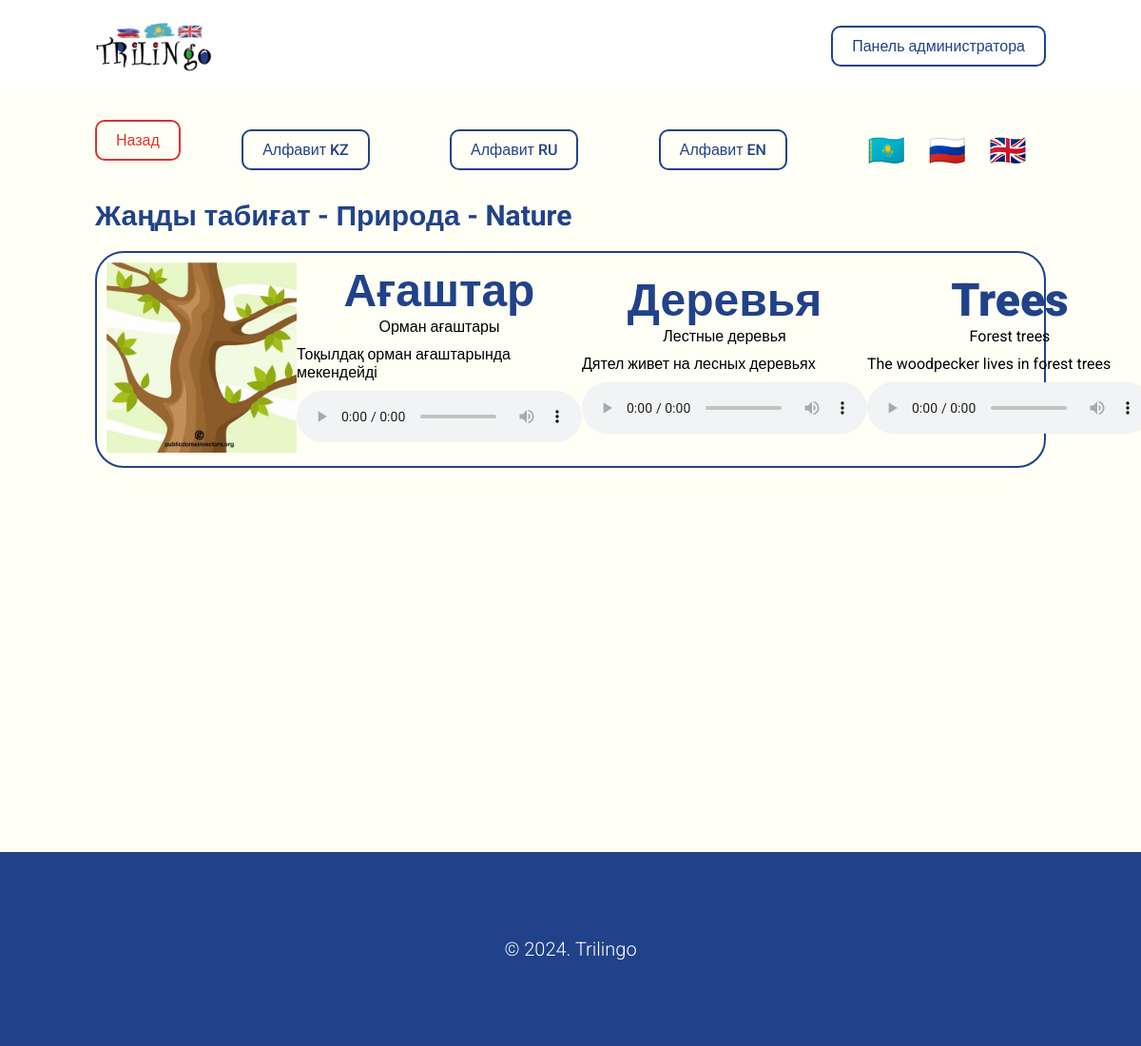
The app's page /theme/detail/zhadyi-tabiat/ with its own data.
### trilingo_app/models.py (models this page shows, shortened)
class Theme(models.Model):
    working_class = models.ForeignKey(WorkingClass, on_delete=models.CASCADE, verbose_name="Выберите класс", default="")
    word_kz = models.CharField("Название темы на казахском", max_length=35, default="")
    word_ru = models.CharField("Название темы на русском", max_length=35, default="")
    word_en = models.CharField("Название темы на английском", max_length=35, default="")
    slug = models.SlugField(unique=True, blank=True, editable=False)
    class Meta:
        verbose_name = "Тема"
        verbose_name_plural = "Темы"

class Words(models.Model):
    theme = models.ForeignKey(Theme, on_delete=models.CASCADE, verbose_name="Тема")
    word_kz = models.ForeignKey(WordInKz, on_delete=models.CASCADE, verbose_name="Слово на казахском")
    word_ru = models.ForeignKey(WordInRu, on_delete=models.CASCADE, verbose_name="Слово на русском")
    word_en = models.ForeignKey(WordInEn, on_delete=models.CASCADE, verbose_name="Слово на английском")
    image = models.ImageField("Изображение", upload_to="words/")
    class Meta:
        verbose_name = "Слово"
        verbose_name_plural = "Слова"

class WordInKz(models.Model):
    alphabet = models.ForeignKey(KazakhAlphabet, on_delete=models.CASCADE, verbose_name="Буква на казахском")
    word = models.CharField("Название слова", max_length=90)
    subword = models.CharField("Дополнительно", max_length=160)
    description = models.TextField("Описание")
    voice = models.FileField("Произношение", upload_to="voices/kz/")
    class Meta:
        verbose_name = "Слово на казахском"
        verbose_name_plural = "Слова на казахском"

class WordInRu(models.Model):
    alphabet = models.ForeignKey(RussianAlphabet, on_delete=models.CASCADE, verbose_name="Буква на русском")
    word = models.CharField("Название слова", max_length=90)
    subword = models.CharField("Дополнительно", max_length=160)
    description = models.TextField("Описание")
    voice = models.FileField("Произношение", upload_to="voices/ru/")
    class Meta:
        verbose_name = "Слово на русском"
        verbose_name_plural = "Слова на русском"

class WordInEn(models.Model):
    alphabet = models.ForeignKey(EnglishAlphabet, on_delete=models.CASCADE, verbose_name="Буква на английском")
    word = models.CharField("Название слова", max_length=90)
    transcript = models.CharField("Транскрипт (необязательное поле)", max_length=160, null=True, blank=True)
    subword = models.CharField("Дополнительно", max_length=160)
    description = models.TextField("Описание")
    voice = models.FileField("Произношение", upload_to="voices/en/")
    class Meta:
        verbose_name = "Слово на английском"
        verbose_name_plural = "Слова на английском"

### trilingo_app/views.py (the view)
# urls.py: path('theme/detail/<slug:slug>/', views.theme_detail_page, name='theme_detail_page'),
def theme_detail_page(request, slug):
    theme = get_object_or_404(Theme, slug=slug)
    words = Words.objects.filter(theme=theme)
    context = {
        'theme': theme,
        'words': words
    }
    return render(request, "./theme-detail.html", context)

### trilingo_app/templates/theme-detail.html (shortened to what this page needs)
{% extends './base.html' %}
{% block content %}
<section class="block">
    <div class="container">
        <div class="d-flex align-items-center space-between" style="margin-bottom: 20px;">
            <a href="{% url 'themes_page' slug=theme.working_class.slug %}" class="button-danger">Назад</a>
            <a href="{% url 'alphabets_kz_page' %}" class="button-primary">Алфавит KZ</a>
            <a href="{% url 'alphabets_ru_page' %}" class="button-primary">Алфавит RU</a>
            <a href="{% url 'alphabets_en_page' %}" class="button-primary">Алфавит EN</a>
            <ul class="langs-nav">
                <li class="langs-nav-item">
                    <a href="#" class="emoji-sm">🇰🇿</a>
                </li>
                <li class="langs-nav-item">
                    <a href="#" class="emoji-sm">🇷🇺</a>
                </li>
                <li class="langs-nav-item">
                    <a href="#" class="emoji-sm">🇬🇧</a>
                </li>
            </ul>
        </div>
        <h1 class="title">{{ theme.word_kz }} - {{ theme.word_ru }} - {{ theme.word_en }}</h1>
        <div class="theme-detail-row">
            {% for word in words %}
            <div class="theme-detail-col">
                <div class="letters-full-data">
                    <div class="letter-img">
                        <img src="{{ word.image.url }}" alt="{{ word.theme.word_kz }} - {{ word.theme.word_ru }} - {{ word.theme.word_en }}">
                    </div>
                    <div class="letter-theme-detail">
                        <div class="letter" id="kz">{{ word.word_kz.word }}</div>
                        <div class="subletter">{{ word.word_kz.subword }}</div>
                        <div class="description">{{ word.word_kz.description }}</div>
                        <div class="audio">
                            <audio controls>
                                <source src="{{ word.word_kz.voice.url }}" type="audio/mpeg" />
                            </audio>
                        </div>
                    </div>
                    <div class="letter-theme-detail">
                        <div class="letter" id="ru">{{ word.word_ru.word }}</div>
                        <div class="subletter">{{ word.word_ru.subword }}</div>
                        <div class="description">{{ word.word_ru.description }}</div>
                        <div class="audio">
                            <audio controls>
                                <source src="{{ word.word_ru.voice.url }}" type="audio/mpeg" />
                            </audio>
                        </div>
                    </div>
                    <div class="letter-theme-detail">
                        <div class="letter" id="en">{{ word.word_en.word }}</div>
                        <div class="subletter">{{ word.word_en.subword }}</div>
                        <div class="description">{{ word.word_en.description }}</div>
                        <div class="audio">
                            <audio controls>
                                <source src="{{ word.word_en.voice.url }}" type="audio/mpeg" />
                            </audio>
                        </div>
                    </div>
                </div>
            </div>
            {% endfor %}
        </div>
    </div>
</section>
{% endblock %}

### trilingo_app/templates/base.html (shortened to what this page needs)
{% load static %}
<!DOCTYPE html>
<html lang="en">
<head>
    <link rel="stylesheet" href="{% static './css/style.css' %}">
</head>
<body>
    <header class="header">
        <div class="container d-flex align-items-center space-between">
            <a href="{% url 'home_page' %}" class="logo"><img src="{% static './images/logo.jpg' %}" alt="Logo"></a>
            <a href="{% url 'admin:index' %}" target="_blank" class="button-primary">Панель администратора</a>
        </div>
    </header>
    <main class="main">
        {% block content %}
        {% endblock %}
    </main>
    <footer class="footer">
        <div class="container">
            &copy; 2024. Trilingo
        </div>
    </footer>
</body>
</html>

### trilingo_app/static/css/style.css (style rules this page uses)
* { padding: 0; margin: 0; box-sizing: border-box; font-family: "Roboto", sans-serif; }
.container { margin-left: 100px; margin-right: 100px; }
.d-flex { display: flex; }
.d-flex.align-items-center { align-items: center; }
.d-flex.space-between { justify-content: space-between; }
.header { padding: 10px 0; background-color: #ffffff; }
.logo { display: inline-block; }
.logo img { width: 128px; }
.footer { background-color: #21428a; padding: 90px 0; color: #ffffff; text-align: center; font-size: 20px; font-weight: 300; }
.button-primary { padding: 10px 20px; border: 2px solid #21428a; background-color: transparent; color: #21428a; text-decoration: none; border-radius: 10px; display: inline-block; font-weight: 500; transition: 0.3s ease-in-out; }
.button-danger { padding: 10px 20px; border: 2px solid #da332e; background-color: transparent; color: #da332e; text-decoration: none; border-radius: 10px; display: inline-block; font-weight: 500; transition: 0.3s ease-in-out; }
.title { color: #21428a; font-size: 30px; }
.block { background-color: #fffff5; padding: 30px 0; min-height: 100vh; }
.block .title { margin-bottom: 20px; }
.block .button-primary { margin-right: 20px; }
.block .button-danger { margin-bottom: 20px; }
.letter-image, .letter, .letter-item-img, .letter-item-text { display: block; }
.letter { color: #21428a; font-size: 48px; font-weight: 900; }
.letter-img img { width: 200px; height: 200px; object-fit: cover; }
.letters-full-data { margin-bottom: 20px; border-radius: 30px; border: 2px solid #21428a; padding: 10px; display: flex; align-items: center; justify-content: space-around; }
.letter, .subletter { text-align: center }
.subletter { margin-bottom: 10px; }
.audio { margin: 10px 0; }
.langs-nav-item { text-decoration: none; list-style: none; display: inline-block; margin-right: 20px; }
.emoji-sm { text-decoration: none; font-size: 32px; }

### records on screen
Theme: word_kz "Жаңды табиғат", word_ru "Природа", word_en "Nature"
Words: image (picture), word_kz.word "Ағаштар", word_kz.subword "Орман ағаштары", word_kz.description "Тоқылдақ орман ағаштарында мекендейді", word_ru.word "Деревья", word_ru.subword "Лестные деревья", word_ru.description "Дятел живет на лесных деревьях", word_en.word "Trees", word_en.subword "Forest trees", word_en.description "The woodpecker lives in forest trees"
